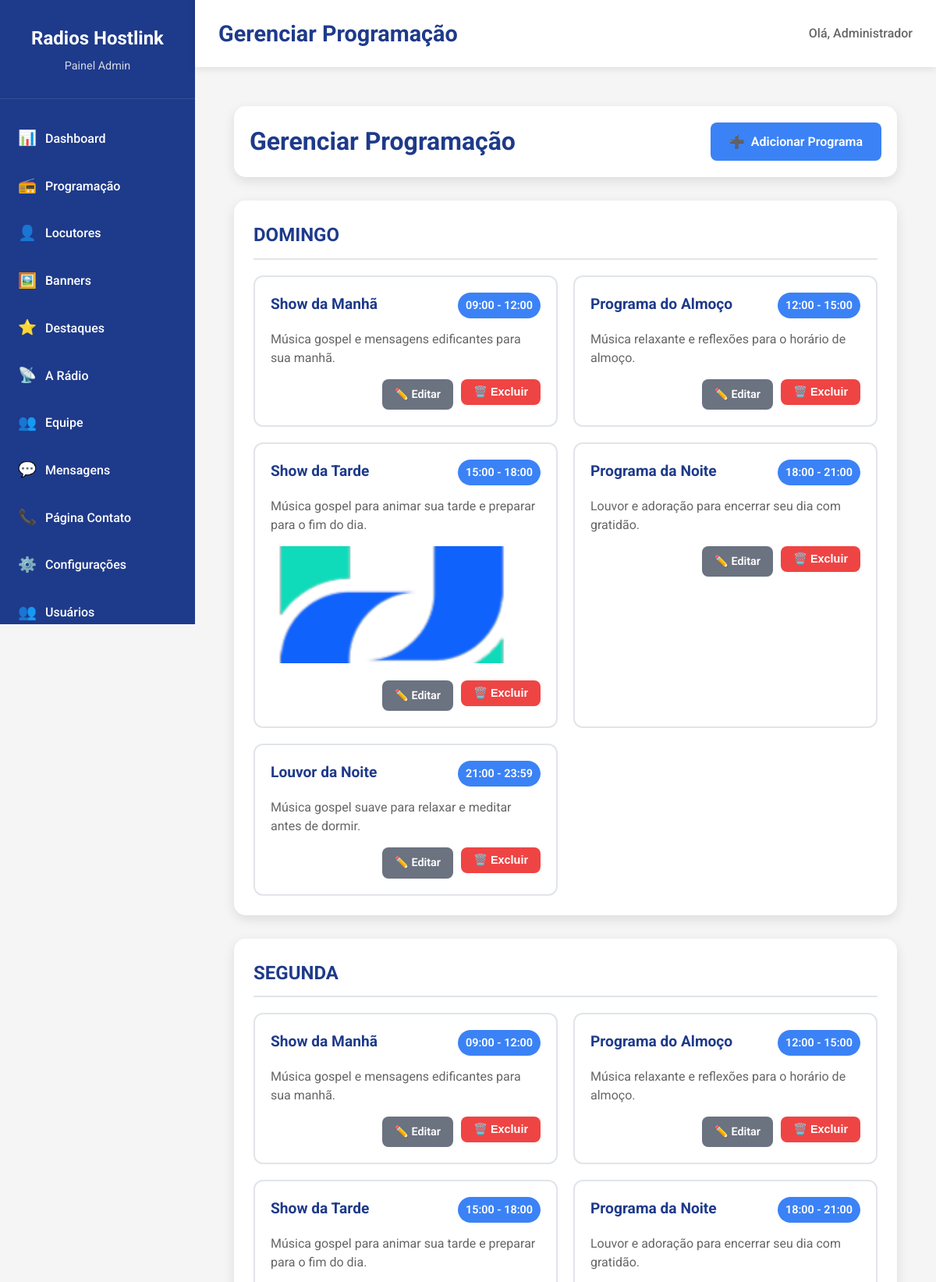
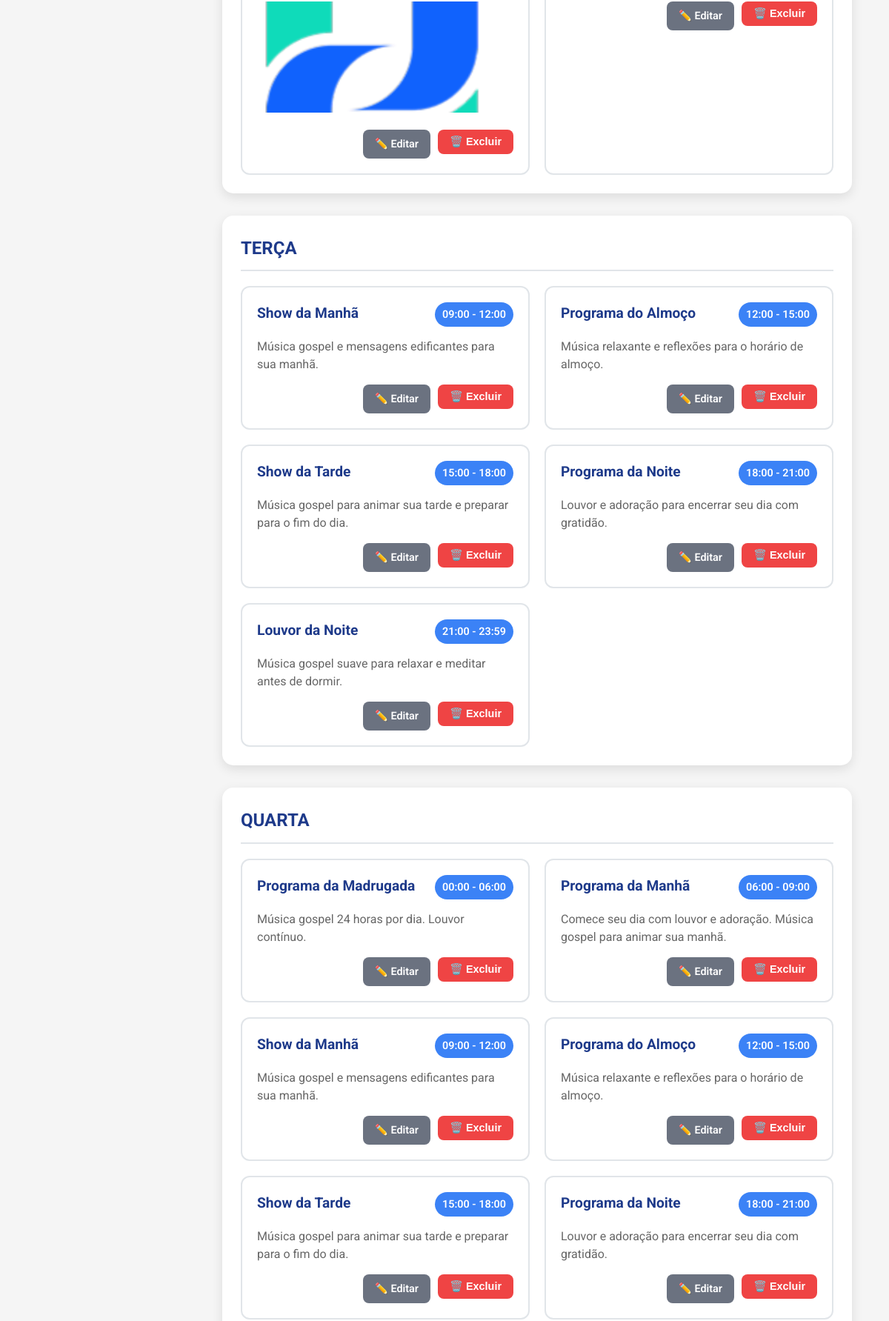
Page /admin/programacao (signed in, upper part) on the committed database (2 pictures, top to bottom).
### app.py (models this page shows)
class Configuracao(db.Model):
    id = db.Column(db.Integer, primary_key=True)
    chave = db.Column(db.String(100), nullable=False)
    valor = db.Column(db.Text)
    criado_em = db.Column(db.DateTime, default=datetime.utcnow)

class Usuario(UserMixin, db.Model):
    id = db.Column(db.Integer, primary_key=True)
    nome = db.Column(db.String(100), nullable=False)
    email = db.Column(db.String(100), unique=True, nullable=False)
    senha = db.Column(db.String(255), nullable=False)
    nivel = db.Column(db.String(20), default='admin')
    criado_em = db.Column(db.DateTime, default=datetime.utcnow)

class Programacao(db.Model):
    id = db.Column(db.Integer, primary_key=True)
    dia_semana = db.Column(db.String(20), nullable=False)
    horario_inicio = db.Column(db.Time, nullable=False)
    horario_fim = db.Column(db.Time, nullable=False)
    titulo = db.Column(db.String(100), nullable=False)
    descricao = db.Column(db.Text)
    imagem = db.Column(db.String(255))
    criado_em = db.Column(db.DateTime, default=datetime.utcnow)

### app.py (the view)
@app.route('/admin/programacao')
@login_required
def admin_programacao():
    config = get_site_config()
    dias_semana = ['DOMINGO', 'SEGUNDA', 'TERÇA', 'QUARTA', 'QUINTA', 'SEXTA', 'SÁBADO']
    programacao_por_dia = {}
    for dia in dias_semana:
        programacao_por_dia[dia] = Programacao.query.filter_by(dia_semana=dia).order_by(Programacao.horario_inicio).all()
    return render_template('admin/programacao.html', config=config, programacao=programacao_por_dia, dias_semana=dias_semana)

### app.py (called while the page is built)
@login_manager.user_loader
def load_user(user_id):
    return Usuario.query.get(int(user_id))

### templates/admin/programacao.html (shortened to what this page needs)
{% extends "admin/base.html" %}
{% block page_title %}Gerenciar Programação{% endblock %}
{% block content %}
<div class="programacao-admin">
    <div class="page-header">
        <h1>Gerenciar Programação</h1>
        <a href="{{ url_for('admin_programacao_adicionar') }}" class="btn btn-primary">
            <span>➕</span> Adicionar Programa
        </a>
    </div>
    {% for dia in dias_semana %}
    <div class="dia-programacao">
        <h2>{{ dia }}</h2>
        {% if programacao[dia] %}
        <div class="programas-grid">
            {% for programa in programacao[dia] %}
            <div class="programa-card">
                <div class="programa-header">
                    <h3>{{ programa.titulo }}</h3>
                    <div class="programa-horario">
                        {{ programa.horario_inicio.strftime('%H:%M') }} - {{ programa.horario_fim.strftime('%H:%M') }}
                    </div>
                </div>
                {% if programa.descricao %}
                <p class="programa-descricao">{{ programa.descricao[:100] }}{% if programa.descricao|length > 100 %}...{% endif %}</p>
                {% endif %}
                {% if programa.imagem %}
                <div class="programa-imagem">
                    <img src="{{ programa.imagem }}" alt="{{ programa.titulo }}" onerror="this.style.display='none'">
                </div>
                {% endif %}
                <div class="programa-acoes">
                    <a href="{{ url_for('admin_programacao_editar', id=programa.id) }}" class="btn btn-small btn-secondary">
                        ✏️ Editar
                    </a>
                    <form method="POST" action="{{ url_for('admin_programacao_excluir', id=programa.id) }}" style="display: inline;" onsubmit="return confirm('Tem certeza que deseja excluir este programa?')">
                        <button type="submit" class="btn btn-small btn-danger">
                            🗑️ Excluir
                        </button>
                    </form>
                </div>
            </div>
            {% endfor %}
        </div>
        {% endif %}
    </div>
    {% endfor %}
</div>
{% endblock %}

### templates/admin/base.html (shortened to what this page needs)
<!DOCTYPE html>
<html lang="pt-br">
<head>
    <link rel="stylesheet" href="{{ url_for('static', filename='css/admin.css') }}">
</head>
<body class="admin">
    <aside class="sidebar">
        <div class="sidebar-header">
            <h2>{{ config.nome_site }}</h2>
            <p>Painel Admin</p>
        </div>
        <nav class="sidebar-nav">
            <a href="{{ url_for('admin_dashboard') }}" class="nav-item">
                <span class="nav-icon">📊</span>
                <span class="nav-text">Dashboard</span>
            </a>
            <a href="{{ url_for('admin_programacao') }}" class="nav-item">
                <span class="nav-icon">📻</span>
                <span class="nav-text">Programação</span>
            </a>
            <a href="{{ url_for('admin_locutores') }}" class="nav-item">
                <span class="nav-icon">👤</span>
                <span class="nav-text">Locutores</span>
            </a>
            <a href="{{ url_for('admin_banners') }}" class="nav-item">
                <span class="nav-icon">🖼️</span>
                <span class="nav-text">Banners</span>
            </a>
            <a href="{{ url_for('admin_destaques') }}" class="nav-item">
                <span class="nav-icon">⭐</span>
                <span class="nav-text">Destaques</span>
            </a>
            <a href="{{ url_for('admin_a_radio') }}" class="nav-item">
                <span class="nav-icon">📡</span>
                <span class="nav-text">A Rádio</span>
            </a>
            <a href="{{ url_for('admin_equipe') }}" class="nav-item">
                <span class="nav-icon">👥</span>
                <span class="nav-text">Equipe</span>
            </a>
            <a href="{{ url_for('admin_mensagens') }}" class="nav-item">
                <span class="nav-icon">💬</span>
                <span class="nav-text">Mensagens</span>
            </a>
            <a href="{{ url_for('admin_contato') }}" class="nav-item">
                <span class="nav-icon">📞</span>
                <span class="nav-text">Página Contato</span>
            </a>
            <a href="{{ url_for('admin_configuracoes') }}" class="nav-item">
                <span class="nav-icon">⚙️</span>
                <span class="nav-text">Configurações</span>
            </a>
            <a href="{{ url_for('admin_usuarios') }}" class="nav-item">
                <span class="nav-icon">👥</span>
                <span class="nav-text">Usuários</span>
            </a>
        </nav>
    </aside>
    <main class="main-content">
        <header class="top-bar">
            <div class="top-bar-left">
                <h1>{% block page_title %}Dashboard{% endblock %}</h1>
            </div>
            <div class="top-bar-right">
                <div class="user-info">
                    <span>Olá, {{ current_user.nome }}</span>
                </div>
            </div>
        </header>
        <div class="page-content">
            {% block content %}{% endblock %}
        </div>
    </main>
</body>
</html>

### static/css/admin.css (style rules this page uses)
* { margin: 0; padding: 0; box-sizing: border-box; }
body { font-family: 'Roboto', sans-serif; background-color: #f5f5f5; color: #333; line-height: 1.6; }
.admin { display: flex; min-height: 100vh; }
.sidebar { width: 250px; background: #1e3a8a; color: white; display: flex; flex-direction: column; position: fixed; height: 100vh; overflow-y: auto; }
.sidebar-header { padding: 30px 20px; border-bottom: 1px solid rgba(255,255,255,0.1); text-align: center; }
.sidebar-header h2 { font-size: 1.5rem; margin-bottom: 5px; }
.sidebar-header p { opacity: 0.8; font-size: 0.9rem; }
.sidebar-nav { flex: 1; padding: 20px 0; }
.nav-item { display: flex; align-items: center; padding: 15px 20px; color: white; text-decoration: none; transition: background 0.3s ease; border-left: 3px solid transparent; }
.nav-icon { font-size: 1.2rem; margin-right: 15px; width: 20px; text-align: center; }
.nav-text { font-weight: 500; }
.main-content { flex: 1; margin-left: 250px; display: flex; flex-direction: column; }
.top-bar { background: white; padding: 20px 30px; box-shadow: 0 2px 10px rgba(0,0,0,0.1); display: flex; justify-content: space-between; align-items: center; position: sticky; top: 0; z-index: 100; }
.top-bar-left { display: flex; align-items: center; gap: 20px; }
.top-bar-left h1 { color: #1e3a8a; font-size: 1.8rem; }
.user-info { color: #666; font-weight: 500; }
.page-content { flex: 1; padding: 30px; }
.btn { display: inline-flex; align-items: center; gap: 8px; padding: 12px 24px; border: none; border-radius: 8px; font-size: 1rem; font-weight: 600; text-decoration: none; cursor: pointer; transition: all 0.3s ease; text-align: center; }
.btn-primary { background: #3b82f6; color: white; }
.btn-secondary { background: #6b7280; color: white; }
.btn-danger { background: #ef4444; color: white; }
.btn-small { padding: 8px 16px; font-size: 0.9rem; }
.page-header { display: flex; justify-content: space-between; align-items: center; margin-bottom: 30px; padding: 20px; background: white; border-radius: 15px; box-shadow: 0 5px 15px rgba(0,0,0,0.1); }
.page-header h1 { color: #1e3a8a; font-size: 2rem; margin: 0; }
.programacao-admin { padding: 20px; }
.dia-programacao { background: white; border-radius: 15px; padding: 25px; margin-bottom: 30px; box-shadow: 0 5px 15px rgba(0,0,0,0.1); }
.dia-programacao h2 { color: #1e3a8a; margin-bottom: 20px; padding-bottom: 10px; border-bottom: 2px solid #e1e5e9; }
.programas-grid { display: grid; grid-template-columns: repeat(auto-fill, minmax(300px, 1fr)); gap: 20px; }
.programa-card { border: 2px solid #e1e5e9; border-radius: 12px; padding: 20px; transition: all 0.3s ease; }
.programa-header { display: flex; justify-content: space-between; align-items: flex-start; margin-bottom: 15px; }
.programa-header h3 { color: #1e3a8a; font-size: 1.2rem; margin: 0; }
.programa-horario { background: #3b82f6; color: white; padding: 5px 10px; border-radius: 20px; font-size: 0.9rem; font-weight: 600; }
.programa-descricao { color: #666; margin-bottom: 15px; line-height: 1.5; }
.programa-imagem img { width: 100%; height: 150px; object-fit: cover; border-radius: 8px; margin-bottom: 15px; }
.programa-acoes { display: flex; gap: 10px; justify-content: flex-end; }

### rows in the picture
Configuracao: nome_site "Radios Hostlink"
Usuario: nome "Administrador"
Programacao: titulo "Show da Manhã", horario_inicio "09:00", horario_fim "12:00", descricao "Música gospel e mensagens edificantes para sua manhã."
Programacao: titulo "Programa do Almoço", horario_inicio "12:00", horario_fim "15:00", descricao "Música relaxante e reflexões para o horário de almoço."
Programacao: titulo "Show da Tarde", horario_inicio "15:00", horario_fim "18:00", descricao "Música gospel para animar sua tarde e preparar para o fim do dia.", imagem (picture)
Programacao: titulo "Programa da Noite", horario_inicio "18:00", horario_fim "21:00", descricao "Louvor e adoração para encerrar seu dia com gratidão."
Programacao: titulo "Louvor da Noite", horario_inicio "21:00", horario_fim "23:59", descricao "Música gospel suave para relaxar e meditar antes de dormir."
Programacao: titulo "Show da Manhã", horario_inicio "09:00", horario_fim "12:00", descricao "Música gospel e mensagens edificantes para sua manhã."
Programacao: titulo "Programa do Almoço", horario_inicio "12:00", horario_fim "15:00", descricao "Música relaxante e reflexões para o horário de almoço."
Programacao: titulo "Show da Tarde", horario_inicio "15:00", horario_fim "18:00", descricao "Música gospel para animar sua tarde e preparar para o fim do dia.", imagem (picture)
Programacao: titulo "Programa da Noite", horario_inicio "18:00", horario_fim "21:00", descricao "Louvor e adoração para encerrar seu dia com gratidão."
Programacao: titulo "Show da Manhã", horario_inicio "09:00", horario_fim "12:00", descricao "Música gospel e mensagens edificantes para sua manhã."
Programacao: titulo "Programa do Almoço", horario_inicio "12:00", horario_fim "15:00", descricao "Música relaxante e reflexões para o horário de almoço."
Programacao: titulo "Show da Tarde", horario_inicio "15:00", horario_fim "18:00", descricao "Música gospel para animar sua tarde e preparar para o fim do dia."
Programacao: titulo "Programa da Noite", horario_inicio "18:00", horario_fim "21:00", descricao "Louvor e adoração para encerrar seu dia com gratidão."
Programacao: titulo "Louvor da Noite", horario_inicio "21:00", horario_fim "23:59", descricao "Música gospel suave para relaxar e meditar antes de dormir."
Programacao: titulo "Programa da Madrugada", horario_inicio "00:00", horario_fim "06:00", descricao "Música gospel 24 horas por dia. Louvor contínuo."
Programacao: titulo "Programa da Manhã", horario_inicio "06:00", horario_fim "09:00", descricao "Comece seu dia com louvor e adoração. Música gospel para animar sua manhã."
Programacao: titulo "Show da Manhã", horario_inicio "09:00", horario_fim "12:00", descricao "Música gospel e mensagens edificantes para sua manhã."
Programacao: titulo "Programa do Almoço", horario_inicio "12:00", horario_fim "15:00", descricao "Música relaxante e reflexões para o horário de almoço."
Programacao: titulo "Show da Tarde", horario_inicio "15:00", horario_fim "18:00", descricao "Música gospel para animar sua tarde e preparar para o fim do dia."
Programacao: titulo "Programa da Noite", horario_inicio "18:00", horario_fim "21:00", descricao "Louvor e adoração para encerrar seu dia com gratidão."

### other values in the picture
{{ dia }} "DOMINGO" "SEGUNDA" "TERÇA" "QUARTA"
